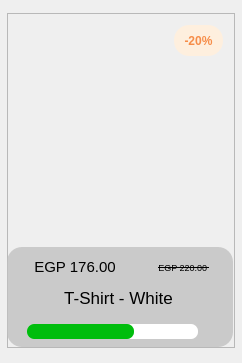
<?xml version="1.0" encoding="UTF-8"?>
<ui version="4.0">
 <class>ProductGuiWidget</class>
 <widget class="QWidget" name="ProductGuiWidget">
  <property name="geometry">
   <rect>
    <x>0</x>
    <y>0</y>
    <width>242</width>
    <height>363</height>
   </rect>
  </property>
  <property name="minimumSize">
   <size>
    <width>242</width>
    <height>363</height>
   </size>
  </property>
  <property name="maximumSize">
   <size>
    <width>242</width>
    <height>363</height>
   </size>
  </property>
  <property name="windowTitle">
   <string>Form</string>
  </property>
  <property name="styleSheet">
   <string notr="true"/>
  </property>
  <widget class="QFrame" name="frame">
   <property name="geometry">
    <rect>
     <x>4</x>
     <y>5</y>
     <width>234</width>
     <height>351</height>
    </rect>
   </property>
   <property name="styleSheet">
    <string notr="true">*{
margin: 8px 3px;
/*border-radius: 10px;*/
/*border: 3px solid #22a9f7;*/
/*background-color: red;*/
}</string>
   </property>
   <property name="frameShape">
    <enum>QFrame::StyledPanel</enum>
   </property>
   <property name="frameShadow">
    <enum>QFrame::Raised</enum>
   </property>
   <widget class="QLabel" name="lb_photo">
    <property name="geometry">
     <rect>
      <x>6</x>
      <y>11</y>
      <width>221</width>
      <height>320</height>
     </rect>
    </property>
    <property name="minimumSize">
     <size>
      <width>0</width>
      <height>0</height>
     </size>
    </property>
    <property name="autoFillBackground">
     <bool>false</bool>
    </property>
    <property name="styleSheet">
     <string notr="true">*{
border: 0;
margin: 0;
}</string>
    </property>
    <property name="text">
     <string/>
    </property>
    <property name="pixmap">
     <pixmap resource="Resources.qrc">:/img/assets/img/Products/100.jpg</pixmap>
    </property>
    <property name="scaledContents">
     <bool>true</bool>
    </property>
    <property name="alignment">
     <set>Qt::AlignCenter</set>
    </property>
    <property name="margin">
     <number>0</number>
    </property>
    <property name="indent">
     <number>0</number>
    </property>
   </widget>
   <widget class="QFrame" name="frame_2">
    <property name="geometry">
     <rect>
      <x>3</x>
      <y>242</y>
      <width>226</width>
      <height>100</height>
     </rect>
    </property>
    <property name="styleSheet">
     <string notr="true">*{
margin: 0;
border-radius: 15px;
/*border: 3px solid #22a9f7;*/
/*background-color: #bfbfbf*/;
	background-color: rgba(191, 191, 191, 200);
}</string>
    </property>
    <property name="frameShape">
     <enum>QFrame::StyledPanel</enum>
    </property>
    <property name="frameShadow">
     <enum>QFrame::Raised</enum>
    </property>
    <widget class="QLabel" name="lb_oldPrice">
     <property name="geometry">
      <rect>
       <x>140</x>
       <y>10</y>
       <width>74</width>
       <height>20</height>
      </rect>
     </property>
     <property name="font">
      <font>
       <pointsize>7</pointsize>
       <bold>false</bold>
       <strikeout>true</strikeout>
      </font>
     </property>
     <property name="styleSheet">
      <string notr="true">*{
border: 0;
border-radius: 10px;
margin: 0;
background-color: rgba(0,0,0,0);
}</string>
     </property>
     <property name="text">
      <string>EGP 220.00 </string>
     </property>
     <property name="alignment">
      <set>Qt::AlignCenter</set>
     </property>
    </widget>
    <widget class="QProgressBar" name="progressBar_rate_0_7">
     <property name="enabled">
      <bool>true</bool>
     </property>
     <property name="geometry">
      <rect>
       <x>20</x>
       <y>77</y>
       <width>171</width>
       <height>15</height>
      </rect>
     </property>
     <property name="minimumSize">
      <size>
       <width>0</width>
       <height>0</height>
      </size>
     </property>
     <property name="maximumSize">
      <size>
       <width>16777215</width>
       <height>15</height>
      </size>
     </property>
     <property name="styleSheet">
      <string notr="true">*{
background-color: #ffffff;
border-radius: 7px;   
border: 0;
margin: 0;           
}
QProgressBar::chunk {
border-radius: 7px;
	background-color: #00BD0D;
}</string>
     </property>
     <property name="value">
      <number>63</number>
     </property>
     <property name="textVisible">
      <bool>false</bool>
     </property>
    </widget>
    <widget class="QPushButton" name="btn_name">
     <property name="geometry">
      <rect>
       <x>6</x>
       <y>35</y>
       <width>211</width>
       <height>31</height>
      </rect>
     </property>
     <property name="minimumSize">
      <size>
       <width>0</width>
       <height>0</height>
      </size>
     </property>
     <property name="font">
      <font>
       <pointsize>13</pointsize>
      </font>
     </property>
     <property name="cursor">
      <cursorShape>PointingHandCursor</cursorShape>
     </property>
     <property name="styleSheet">
      <string notr="true">*{
border: 0;
margin: 0;
background-color: rgba(0,0,0,0);
}
*:hover {
font: 600 14pt &quot;Segoe UI&quot;;
}</string>
     </property>
     <property name="text">
      <string>T-Shirt - White</string>
     </property>
    </widget>
    <widget class="QLabel" name="lb_price">
     <property name="geometry">
      <rect>
       <x>10</x>
       <y>9</y>
       <width>116</width>
       <height>21</height>
      </rect>
     </property>
     <property name="minimumSize">
      <size>
       <width>0</width>
       <height>0</height>
      </size>
     </property>
     <property name="maximumSize">
      <size>
       <width>16777215</width>
       <height>40</height>
      </size>
     </property>
     <property name="font">
      <font>
       <pointsize>11</pointsize>
       <bold>false</bold>
      </font>
     </property>
     <property name="styleSheet">
      <string notr="true">*{
/*border: 0;*/
border-radius: 10px;
margin: 0;
background-color: rgba(0,0,0,0);
}</string>
     </property>
     <property name="text">
      <string>EGP 176.00</string>
     </property>
     <property name="alignment">
      <set>Qt::AlignCenter</set>
     </property>
    </widget>
   </widget>
   <widget class="QLabel" name="lb_offer">
    <property name="geometry">
     <rect>
      <x>170</x>
      <y>20</y>
      <width>49</width>
      <height>31</height>
     </rect>
    </property>
    <property name="font">
     <font>
      <bold>true</bold>
     </font>
    </property>
    <property name="styleSheet">
     <string notr="true">*{
background-color: #feefde;
border-radius: 15px;
border: 0;
margin: 0;
color: #f68d49;
}</string>
    </property>
    <property name="text">
     <string>-20%</string>
    </property>
    <property name="alignment">
     <set>Qt::AlignCenter</set>
    </property>
   </widget>
   <widget class="QLabel" name="lb_availability">
    <property name="geometry">
     <rect>
      <x>14</x>
      <y>50</y>
      <width>211</width>
      <height>201</height>
     </rect>
    </property>
    <property name="font">
     <font>
      <pointsize>20</pointsize>
      <bold>true</bold>
     </font>
    </property>
    <property name="styleSheet">
     <string notr="true">*{
 color: #b32400;
	background-color: rgba(255, 255, 255, 0);
 }
 </string>
    </property>
    <property name="text">
     <string/>
    </property>
    <property name="pixmap">
     <pixmap resource="Resources.qrc">:/img/assets/img/icons/out-of-stock-icon-1.png</pixmap>
    </property>
    <property name="scaledContents">
     <bool>true</bool>
    </property>
    <property name="alignment">
     <set>Qt::AlignCenter</set>
    </property>
   </widget>
  </widget>
 </widget>
 <resources>
  <include location="Resources.qrc"/>
 </resources>
 <connections/>
</ui>
